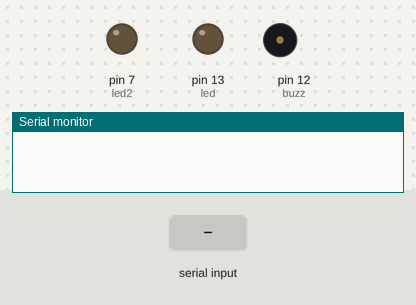
Recording of a sketch running on a simulated Arduino Uno, built with avr-gcc and run on an emulated ATmega328P. Shown: output pins drawn as LEDs (lit = HIGH), buzzer (waves = sounding, pin HIGH), the last lines printed to the serial monitor. The inputs (shaded band) are chosen by the test bench.

Above: at 1.2 s.
1.3 s: "1" received over Serial
At 1.7 s:
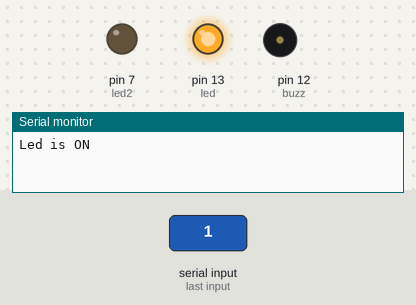
2.8 s: "4" received over Serial
At 4.0 s:
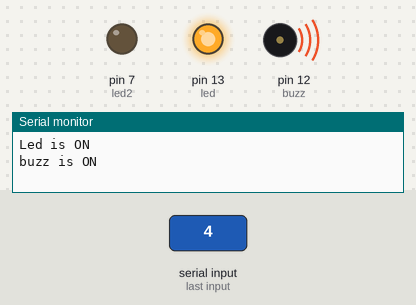
4.3 s: "0" received over Serial
At 5.2 s:
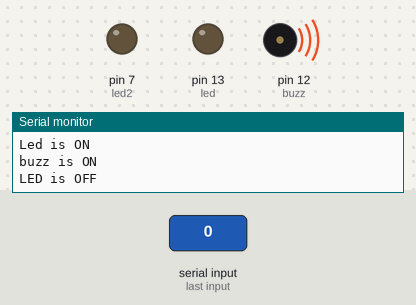
5.8 s: "2" received over Serial
At 6.3 s:
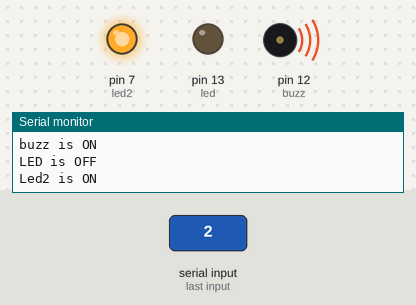
7.3 s: "5" received over Serial
At 8.5 s:
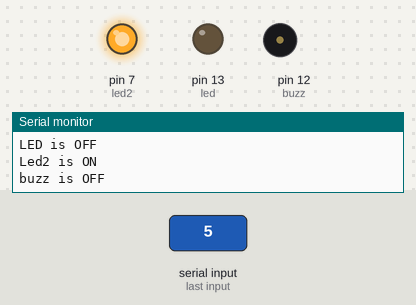
8.8 s: "1" received over Serial
At 9.8 s:
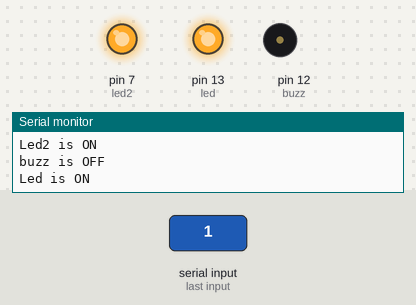
Timing chart, 0 to 11.3 s (numbered marks = the images above; inputs shaded):
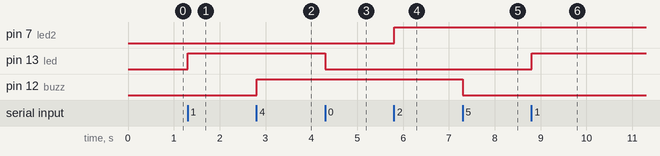

Measured:
- after the input at 1.3 s, pin 13 (led): LOW → HIGH at once
- after the input at 2.8 s, pin 12 (buzz): LOW → HIGH at once
- after the input at 4.3 s, pin 13 (led): HIGH → LOW at once
- after the input at 5.8 s, pin 7 (led2): LOW → HIGH at once
- after the input at 7.3 s, pin 12 (buzz): HIGH → LOW at once
- after the input at 8.8 s, pin 13 (led): LOW → HIGH at once

The sketch:

uart__buzz.ino
```cpp
//pin select
int led = 13;
int value = 0;
int led2 = 7;
int buzz = 12;

void setup() {
  // put your setup code here, to run once:
  Serial.begin(9600);
  pinMode (led, OUTPUT);
  pinMode (led2, OUTPUT);
  pinMode (buzz, OUTPUT);

}

void loop() {
  // put your main code here, to run repeatedly:

  if (Serial.available() > 0)
  {
    value = Serial.read();
    delay(5);//important

    if (value == '1')
    {
      digitalWrite(led, HIGH);
      Serial.println("Led is ON");
    }
    if (value == '0') {
      digitalWrite(led, LOW);
      Serial.println("LED is OFF");
    }

    if (value == '2')
    {
      digitalWrite(led2, HIGH);
      Serial.println("Led2 is ON");
    }
    if (value == '3')
    {
      digitalWrite(led2, LOW);
      Serial.println("Led2 is OFF");
    }

    if (value == '4')
    {
      digitalWrite(buzz, HIGH);
      Serial.println("buzz is ON");
    }
    if (value == '5')
    {
      digitalWrite(buzz, LOW);
      Serial.println("buzz is OFF");
    }

    if (value > '5')
    {
      digitalWrite(buzz, LOW);
      digitalWrite(led2, LOW);
      digitalWrite(led, LOW);

      Serial.println("All is OFF");
    }


  }


}
```
